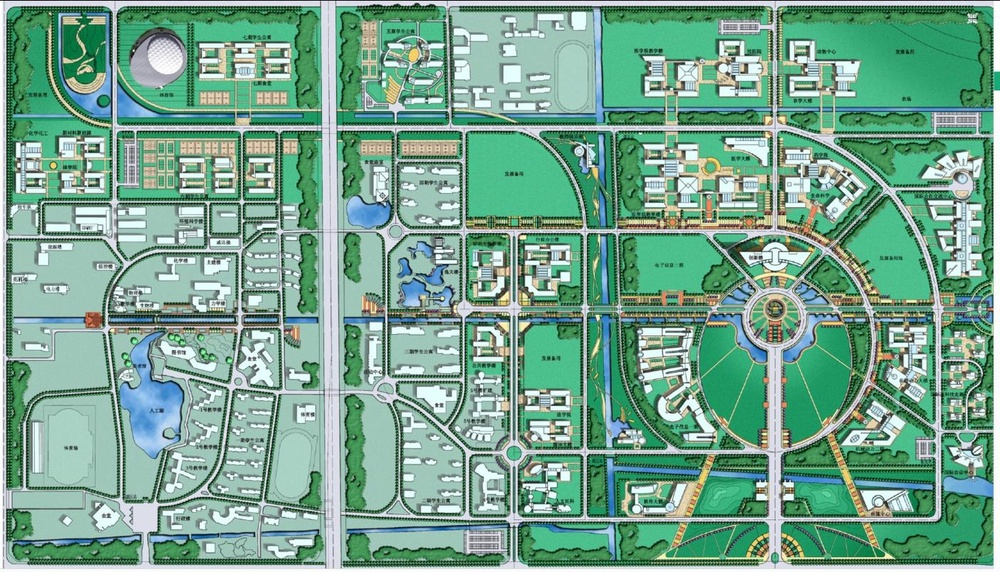
%> input picture MapForUI.jpg, 1000 x 572 px, shrunk from 1404 x 803 before the run
$ octave test_step_e.m   (GNU Octave 9; MATLAB toolbox functions it lacks are replaced by stand-ins)
%> lines starting %> are read from the running program, lines starting %| are printed output that depends on the picture
%TEST_STEP_E  Step E test: rotateMap (hand-written inverse mapping)
fprintf('========== Step E Test ==========\n');

%% 1. Test rotateMap 0 degrees = identity
img = uint8(rand(50, 80, 3) * 255);
out0 = rotateMap(img, 0);
[H,W,~] = size(img);
% At 0 deg, new canvas should be same size (or +/-1 due to rounding)
[Ho,Wo,~] = size(out0);
fprintf('[1] 0deg: orig %dx%d -> rot %dx%d\n', H, W, Ho, Wo);
% Content should be nearly identical (may shift by 1px due to center rounding)
assert(abs(Ho-H)<=1 && abs(Wo-W)<=1, '0deg size changed too much');
fprintf('[OK] 0deg preserves size\n');

%% 2. Test rotateMap 90 degrees
out90 = rotateMap(img, 90);
[H90,W90,~] = size(out90);
fprintf('[2] 90deg: %dx%d -> %dx%d\n', H, W, H90, W90);
% At 90 deg, width and height should swap
assert(abs(H90-W)<=1 && abs(W90-H)<=1, '90deg dimensions should swap');
fprintf('[OK] 90deg swaps dimensions\n');

%% 3. Test rotateMap 180 degrees
out180 = rotateMap(img, 180);
[H180,W180,~] = size(out180);
fprintf('[3] 180deg: %dx%d -> %dx%d\n', H, W, H180, W180);
assert(abs(H180-H)<=1 && abs(W180-W)<=1, '180deg size should match');
fprintf('[OK] 180deg preserves size\n');

%% 4. Test content preservation - simple cross pattern
cross = uint8(zeros(100, 100, 3));
cross(:, 50, :) = 255;   % vertical white line
cross(50, :, :) = 255;   % horizontal white line
% Rotate 360 should return to original
out360 = rotateMap(cross, 360);
% Check center area still has white pixels
whiteCount = nnz(out360(:,:,1)==255 & out360(:,:,2)==255 & out360(:,:,3)==255);
whiteOrig = nnz(cross(:,:,1)==255);
fprintf('[4] cross pattern: orig=%d white, rot360=%d white\n', whiteOrig, whiteCount);
assert(whiteCount > 0, '360deg lost all content');
% 360 rotation should preserve content reasonably
ratio = whiteCount / whiteOrig;
fprintf('[OK] 360deg content ratio: %.3f\n', ratio);

%% 5. Test no holes (every pixel should have content in rotated region)
out45 = rotateMap(img, 45);
% Check that there are no all-zero rows in the middle region
[H45,W45,~] = size(out45);
midRows = out45(round(H45/2)-5:round(H45/2)+5, :, :);
nonZeroRows = any(midRows(:,:,1) > 0, 2);
assert(all(nonZeroRows), '45deg has zero rows in middle');
fprintf('[OK] 45deg no holes in middle\n');

%% 6. Test large image performance
big = uint8(rand(200, 300, 3) * 255);
tic;
outBig = rotateMap(big, 30);
t = toc;
fprintf('[6] 300x200 @30deg: %.2fs, output %dx%d\n', t, size(outBig,2), size(outBig,1));
assert(t < 5, 'rotation too slow');
fprintf('[OK] performance acceptable\n');

%% 7. Test with actual map
mapImg = imread('MapForUI.jpg');
%> mapImg is the input picture: size 572x1000x3 uint8; mean R, G, B 117.9, 164.8, 143.3
tic;
outMap = rotateMap(mapImg, 45);
%> call 7 of rotateMap, with deg = 45
%> the loop in rotateMap (call 7), `for ch = 1:3` made 3 passes
%> pass 1, in rotateMap (call 7), `tmp2 = img(:,:,ch);`:
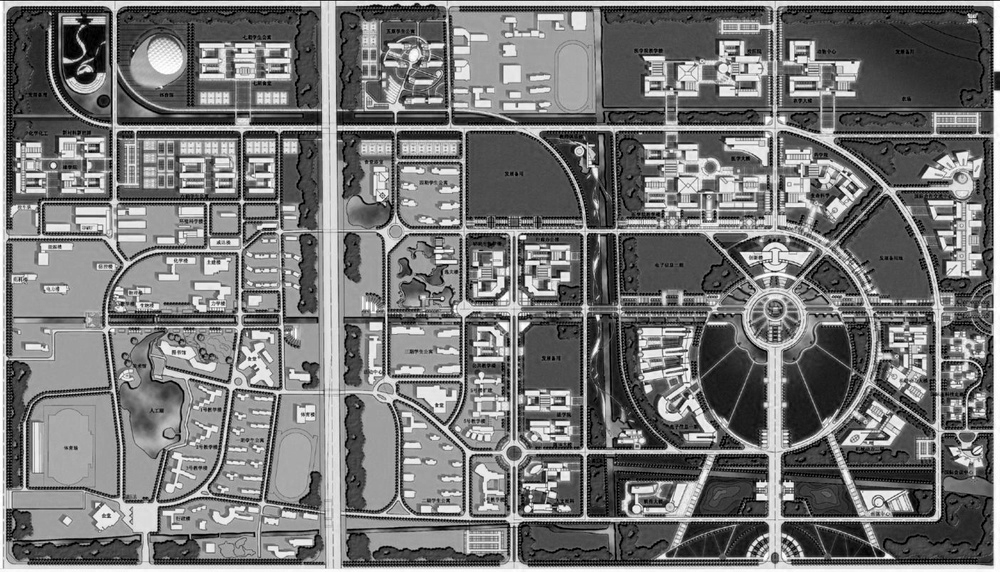
%> tmp2: size 572x1000 uint8; min 0, max 255, mean 117.9
%> pass 2, in rotateMap (call 7), `tmp2 = img(:,:,ch);`:
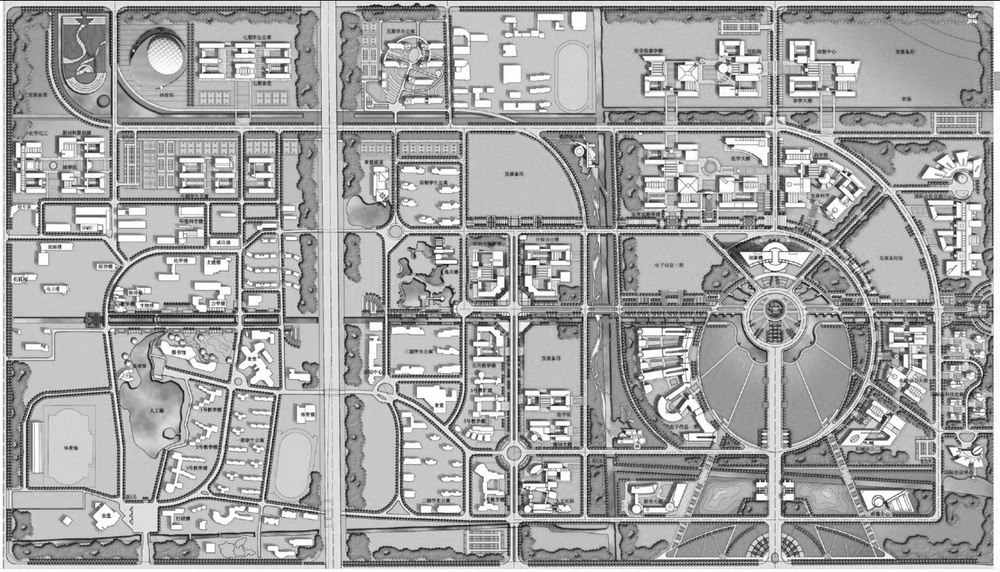
%> tmp2: size 572x1000 uint8; min 4, max 255, mean 164.8
%> pass 3, in rotateMap (call 7), `tmp2 = img(:,:,ch);`:
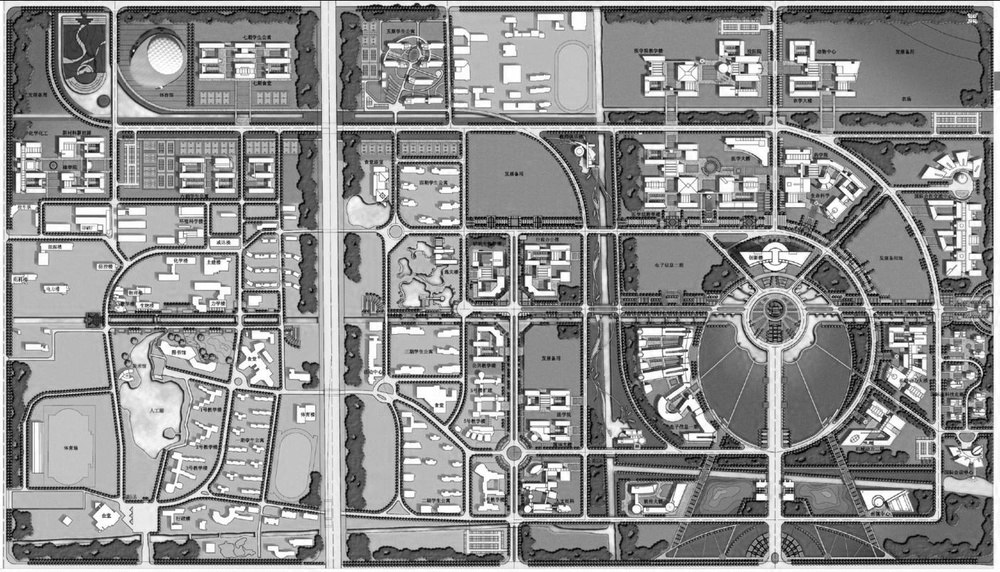
%> tmp2: size 572x1000 uint8; min 0, max 255, mean 143.3
%> after the loop in rotateMap (call 7), `for ch = 1:3`:
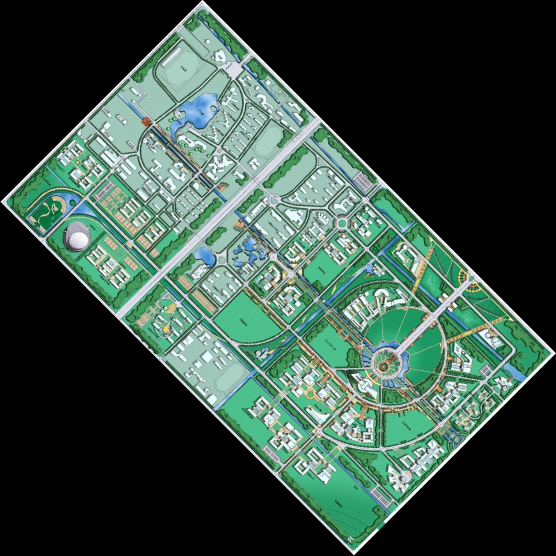
%> out: size 1112x1112x3 uint8 (shown at 1/2 size); mean R, G, B 54.7, 76.3, 66.4
%> after the loop in rotateMap (call 7), `for ch = 1:3`:
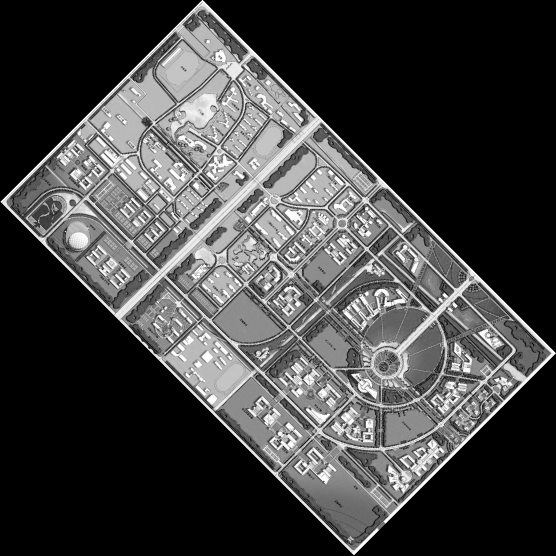
%> tmp: size 1112x1112 uint8 (shown at 1/2 size); min 0, max 255, mean 66.4
tMap = toc;
fprintf('[7] MapForUI @45deg: %.2fs, %dx%d -> %dx%d\n', tMap, ...
    size(mapImg,2), size(mapImg,1), size(outMap,2), size(outMap,1));
%| [7] MapForUI @45deg: 0.56s, 1000x572 -> 1112x1112
% Save for visual inspection
imwrite(outMap, 'test_rotation_output.png');
fprintf('[OK] map rotated, saved test_rotation_output.png\n');

fprintf('\n========== Step E Test PASSED ==========\n');


%% ===== Local function =====
function out = rotateMap(img, deg)
    [H, W, ~] = size(img);
    th = deg * pi / 180;
    c = cos(th); s = sin(th);
    corners = [0 0; W 0; W H; 0 H];
    rotCorners = corners * [c -s; s c]';
    newW = ceil(max(rotCorners(:,1)) - min(rotCorners(:,1)));
    newH = ceil(max(rotCorners(:,2)) - min(rotCorners(:,2)));
    out = uint8(zeros(newH, newW, 3));
    cxOld = W/2; cyOld = H/2;
    cxNew = newW/2; cyNew = newH/2;
    [rr, cc] = meshgrid(1:newW, 1:newH);
    x = cc(:) - cxNew;
    y = rr(:) - cyNew;
    xOld =  x*c + y*s + cxOld;
    yOld = -x*s + y*c + cyOld;
    rOld = round(yOld);
    cOld = round(xOld);
    valid = rOld>=1 & rOld<=H & cOld>=1 & cOld<=W;
    idx = find(valid);
    for ch = 1:3
        tmp = out(:,:,ch);
        tmp2 = img(:,:,ch);
        tmp(idx) = tmp2(rOld(idx) + (cOld(idx)-1)*H);
        out(:,:,ch) = tmp;
    end
end
